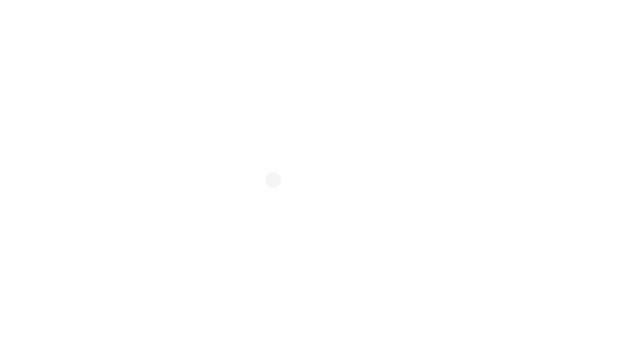
Frame 1 (no input)
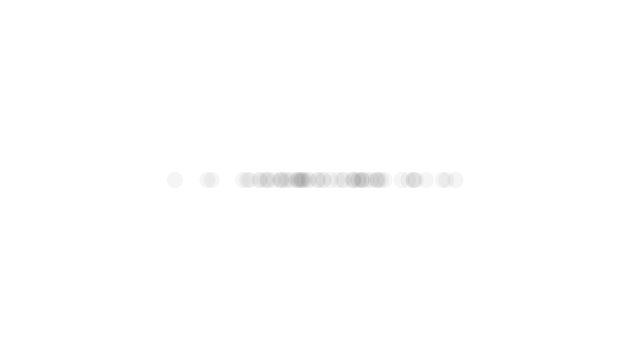
Frame 60 (the mouse pressed at the canvas centre just before this capture)
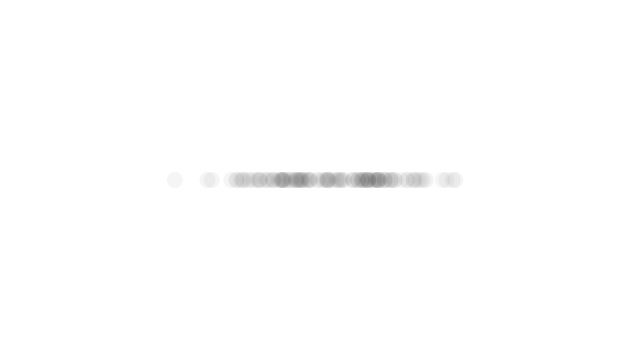
Frame 120 (the mouse held since frame 60 and released just before this capture)

The Processing sketch that drew these frames (run headless with seeded random() and noise(); from frame 60 on, the mouse is pressed at the canvas centre):

// Processing sketch: standard_deviation
// ── standard_deviation.pde
import java.util.Random;

Random generator;

void setup(){
  background(255);
  size(640, 360);
  generator = new Random();
}

void draw(){
  
  
  float num = (float) generator.nextGaussian();
  float standardDeviation = 60;
  float mean = 320;
  
  float x = standardDeviation * num + mean;
  
  noStroke();
  fill(0, 10);
  ellipse(x, height/2, 16, 16);
}
